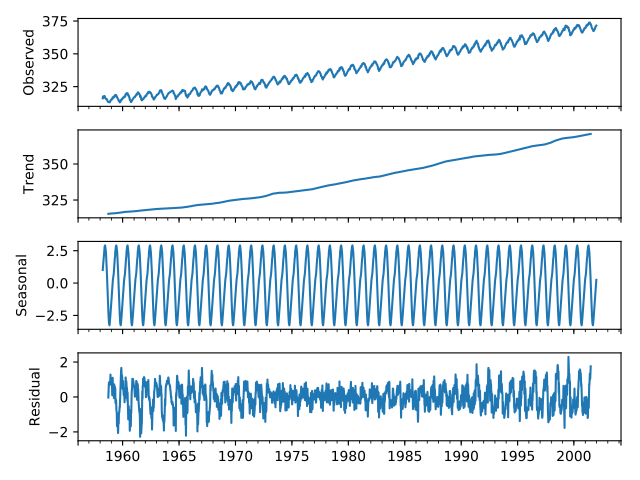

Write the Python code that produced this figure.
import statsmodels.api as sm

dta = sm.datasets.co2.load_pandas().data
# deal with missing values. see issue
dta.co2.interpolate(inplace=True)

res = sm.tsa.seasonal_decompose(dta.co2)
res.plot()
